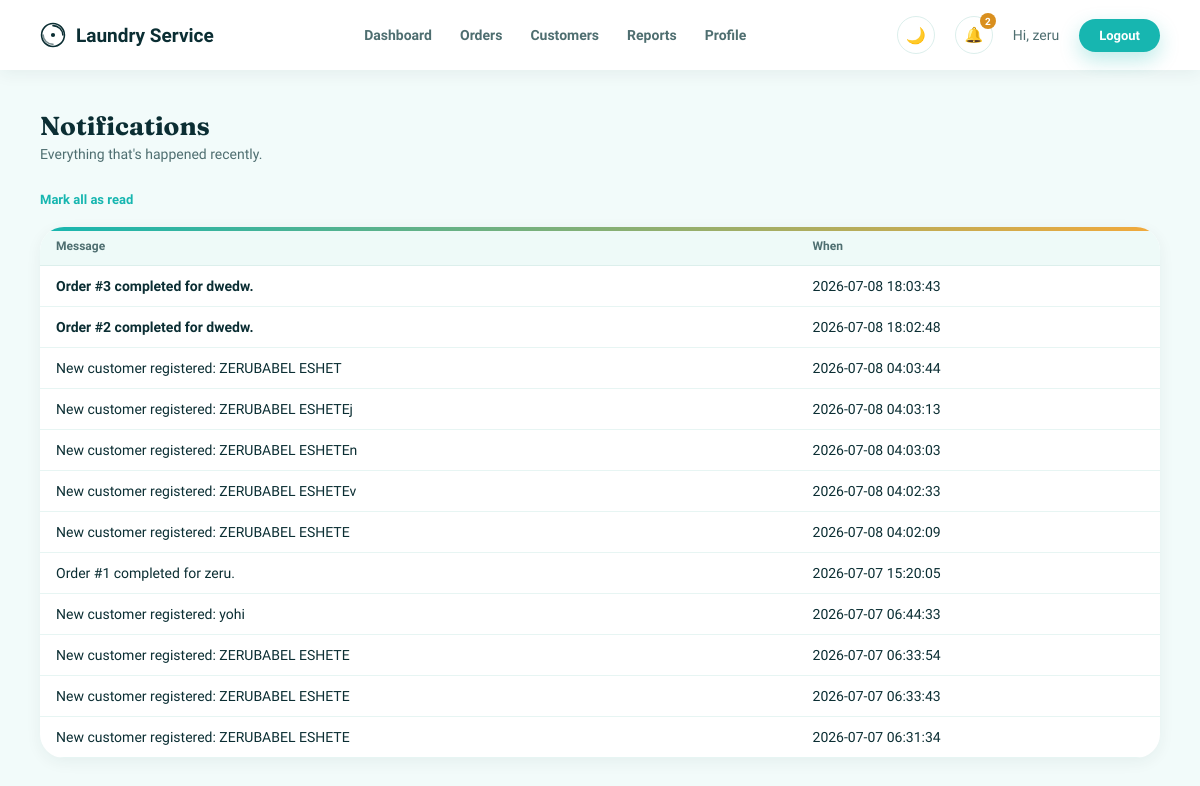
Page /notifications (signed in) on the committed database.
### tables this page shows
CREATE TABLE notifications (
            id INTEGER PRIMARY KEY AUTOINCREMENT,
            message TEXT NOT NULL,
            is_read INTEGER NOT NULL DEFAULT 0,
            created_at TEXT DEFAULT CURRENT_TIMESTAMP
        );

### app.py (the view)
@app.route("/notifications")
@login_required
def notifications():
    conn = get_connection()
    all_notifications = conn.execute(
        "SELECT * FROM notifications ORDER BY id DESC"
    ).fetchall()
    conn.close()
    return render_template("notifications.html", notifications=all_notifications)

### app.py (called while the page is built)
def login_required(f):
    @wraps(f)
    def decorated_function(*args, **kwargs):
        if "username" not in session:
            flash("Please log in first.")
            return redirect(url_for("login"))
        return f(*args, **kwargs)
    return decorated_function

@app.context_processor
def inject_notifications():
    if "username" not in session:
        return {}
    conn = get_connection()
    unread_count = conn.execute(
        "SELECT COUNT(*) FROM notifications WHERE is_read = 0"
    ).fetchone()[0]
    recent_notifications = conn.execute(
        "SELECT * FROM notifications ORDER BY id DESC LIMIT 5"
    ).fetchall()
    conn.close()
    return {
        "unread_count": unread_count,
        "recent_notifications": recent_notifications,
    }

### database.py (called while the page is built)
def get_connection():
    conn = sqlite3.connect(DB_NAME)
    conn.row_factory = sqlite3.Row  # lets us access columns by name, e.g. row["username"]
    return conn

### templates/notifications.html (shortened to what this page needs)
<!DOCTYPE html>
<html lang="en">
<head>
    <link rel="stylesheet" href="{{ url_for('static', filename='theme.css') }}">
    <link rel="stylesheet" href="{{ url_for('static', filename='dashboard.css') }}">
</head>
<body>
    {% include "_navbar.html" %}
    <div class="dashboard-content">
        <h1>Notifications</h1>
        <p class="subtitle">Everything that's happened recently.</p>
        {% if notifications %}
            <div class="edit-form-buttons" style="margin-bottom: 20px;">
                <a href="{{ url_for('mark_all_read') }}" class="action-link edit">Mark all as read</a>
            </div>
        {% endif %}
        <div class="table-card">
            <table class="orders-table">
                <thead>
                    <tr>
                        <th>Message</th>
                        <th>When</th>
                    </tr>
                </thead>
                <tbody>
                    {% for note in notifications %}
                    <tr>
                        <td>
                            {% if not note["is_read"] %}<strong>{% endif %}
                            {{ note["message"] }}
                            {% if not note["is_read"] %}</strong>{% endif %}
                        </td>
                        <td>{{ note["created_at"] }}</td>
                    </tr>
                    {% else %}
                    <tr>
                        <td colspan="2" class="empty-row">No notifications yet.</td>
                    </tr>
                    {% endfor %}
                </tbody>
            </table>
        </div>
    </div>
</body>
</html>

### static/theme.css (style rules this page uses)
:root { --bg: #F2FBFA; --card-bg: #FFFFFF; --border-color: #DCEFEC; --text-primary: #0B2E33; --text-secondary: #4E6E70; --text-tertiary: #8AA6A5; --label-color: #2F5457; --input-bg: #FFFFFF; --input-border: #C9E6E2; --primary: #17B6B0; --primary-dark: #109A95; --primary-darker: #0B7873; --left-panel-text: #DFF7F3; --accent: #F2A93B; --accent-dark: #D98F1E; --error-bg: #FDEBEA; --error-text: #C0392B; --flash-bg: #E1F6F3; --flash-text: #0B7873; --status-pending-bg: #FBEACB; --status-pending-text: #93650F; --status-completed-bg: #DCEEE2; --status-completed-text: #276245; --table-header-bg: #EEFAF8; --table-row-border: #E7F5F3; --dark-btn-bg: #0B2E33; --dark-btn-hover: #123F45; --radius-sm: 10px; --radius-md: 16px; --radius-lg: 24px; --radius-pill: 999px; --shadow-card: 0 4px 16px rgba(11, 46, 51, 0.06); --shadow-card-hover: 0 14px 32px rgba(11, 46, 51, 0.12); --shadow-btn: 0 8px 20px rgba(23, 182, 176, 0.28); --font-display: 'Fraunces', Georgia, serif; --font-body: 'Work Sans', Arial, sans-serif; --font-mono: 'JetBrains Mono', 'Courier New', monospace; }
body { font-family: var(--font-body); }
h1, h2, .left-panel h1, .nav-brand, .card h2, .order-form-card h2 { font-family: var(--font-display); }
.stat-card, .order-form-card, .table-card { position: relative; overflow: hidden; border: none; border-radius: var(--radius-lg); box-shadow: var(--shadow-card); }
.stat-card::before, .order-form-card::before, .table-card::before { content: ""; position: absolute; top: 0; left: 0; right: 0; height: 4px; background: linear-gradient(90deg, var(--primary), var(--accent)); }
body { animation: page-fade-in 0.35s ease both; }
.action-link { transition: opacity 0.15s ease; }
body, .card, .stat-card, .order-form-card, .table-card, input, select, .navbar { transition: background-color 0.2s ease, color 0.2s ease, border-color 0.2s ease; }

### static/dashboard.css (style rules this page uses)
* { margin: 0; padding: 0; box-sizing: border-box; font-family: var(--font-body); }
body { background-color: var(--bg); color: var(--text-primary); }
.dashboard-content { padding: 40px; }
.dashboard-content h1 { font-size: 26px; color: var(--text-primary); margin-bottom: 4px; }
.subtitle { color: var(--text-secondary); font-size: 14px; margin-bottom: 30px; }
.table-card { background-color: var(--card-bg); border: none; border-radius: var(--radius-lg); box-shadow: var(--shadow-card); overflow: hidden; }
.orders-table { width: 100%; border-collapse: collapse; }
.orders-table th { text-align: left; font-size: 12px; color: var(--text-secondary); background-color: var(--table-header-bg); padding: 12px 16px; border-bottom: 1px solid var(--border-color); }
.orders-table td { padding: 12px 16px; font-size: 14px; color: var(--text-primary); border-bottom: 1px solid var(--table-row-border); }
.action-link { font-size: 13px; text-decoration: none; font-weight: bold; }
.action-link.edit { color: var(--primary); }
.edit-form-buttons { display: flex; align-items: center; gap: 16px; margin-top: 24px; }
.order-form-card, .table-card { animation: card-fade-up 0.5s ease 0.1s both; }
.orders-table tbody tr { transition: background-color 0.15s ease; }

### rows in the picture
notifications: message "Order #3 completed for dwedw.", created_at "2026-07-08 18:03:43"
notifications: message "Order #2 completed for dwedw.", created_at "2026-07-08 18:02:48"
notifications: message "New customer registered: ZERUBABEL ESHET", created_at "2026-07-08 04:03:44"
notifications: message "New customer registered: ZERUBABEL ESHETEj", created_at "2026-07-08 04:03:13"
notifications: message "New customer registered: ZERUBABEL ESHETEn", created_at "2026-07-08 04:03:03"
notifications: message "New customer registered: ZERUBABEL ESHETEv", created_at "2026-07-08 04:02:33"
notifications: message "New customer registered: ZERUBABEL ESHETE", created_at "2026-07-08 04:02:09"
notifications: message "Order #1 completed for zeru.", created_at "2026-07-07 15:20:05"
notifications: message "New customer registered: yohi", created_at "2026-07-07 06:44:33"
notifications: message "New customer registered: ZERUBABEL ESHETE", created_at "2026-07-07 06:33:54"
notifications: message "New customer registered: ZERUBABEL ESHETE", created_at "2026-07-07 06:33:43"
notifications: message "New customer registered: ZERUBABEL ESHETE", created_at "2026-07-07 06:31:34"

### other values in the picture
{{ unread_count }} "2"
{{ session.get('username', '') }} "zeru"
